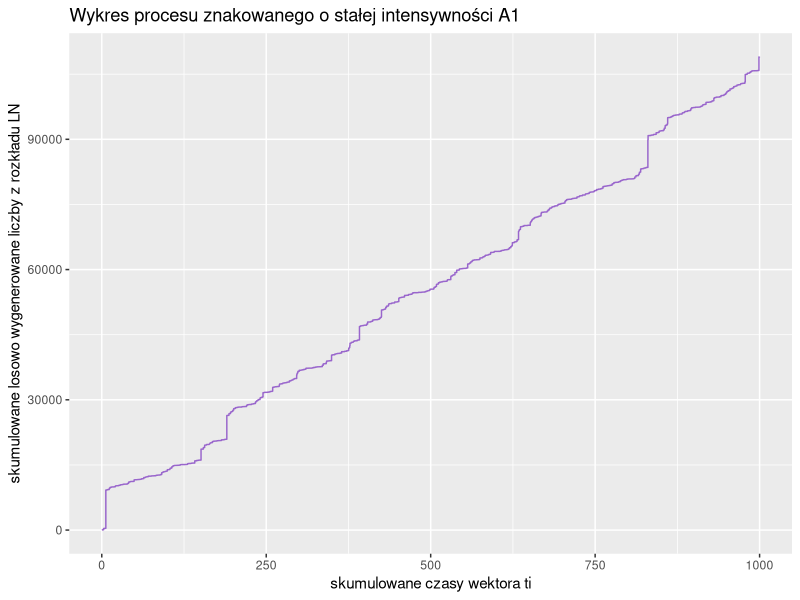
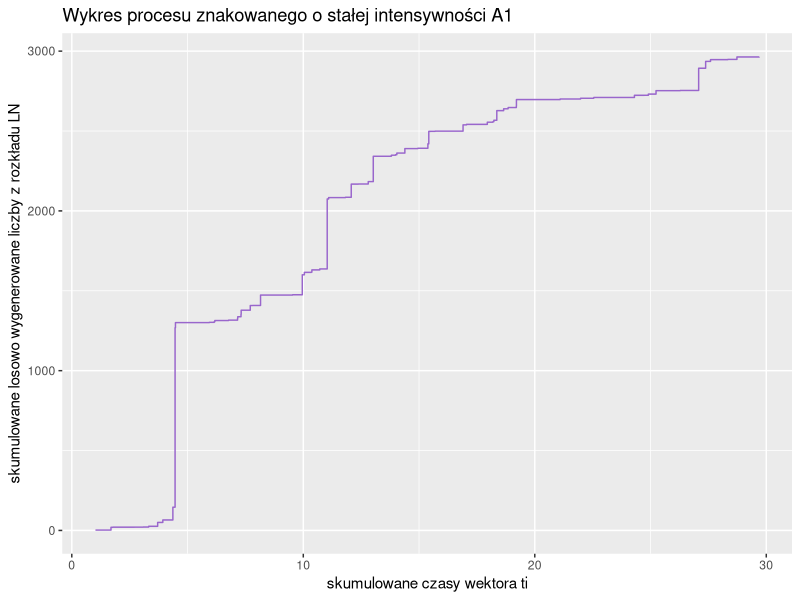
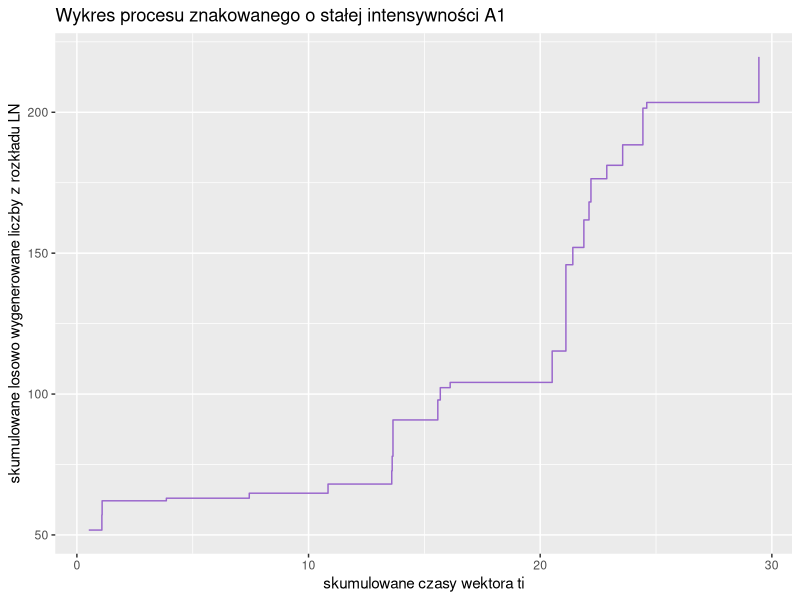
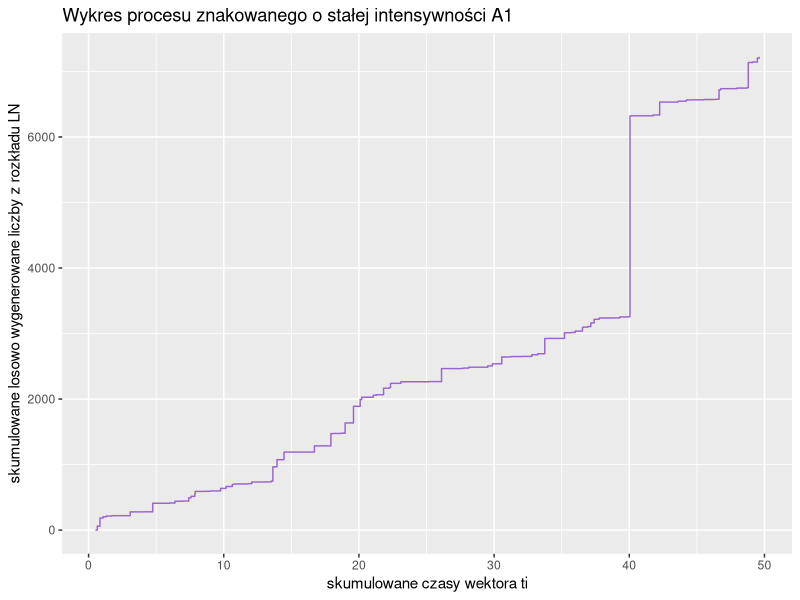
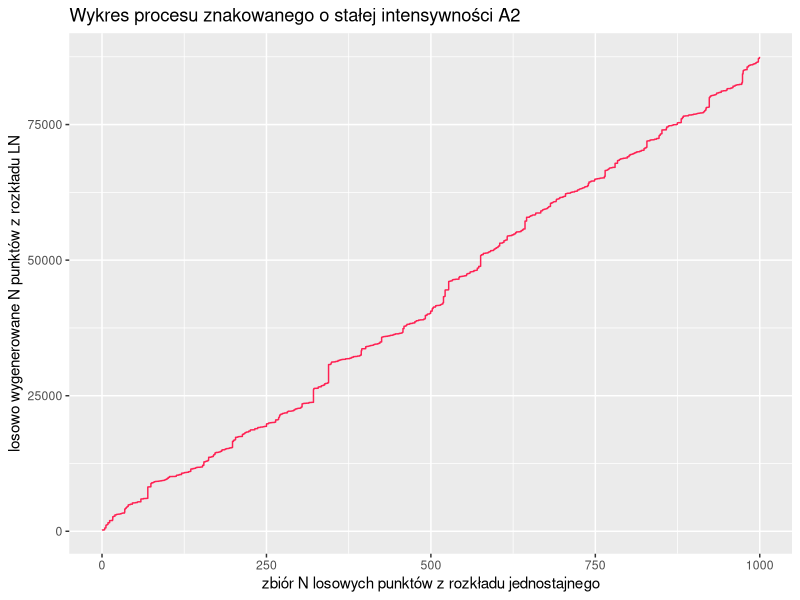
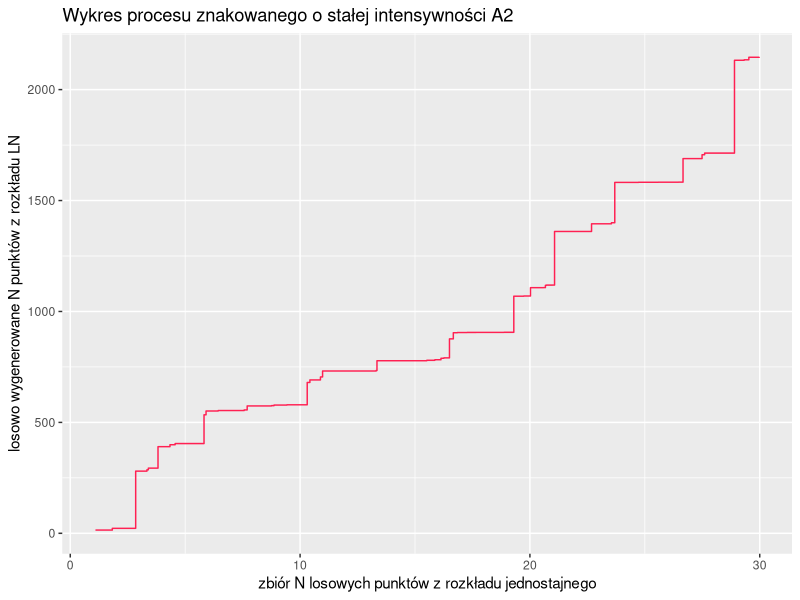
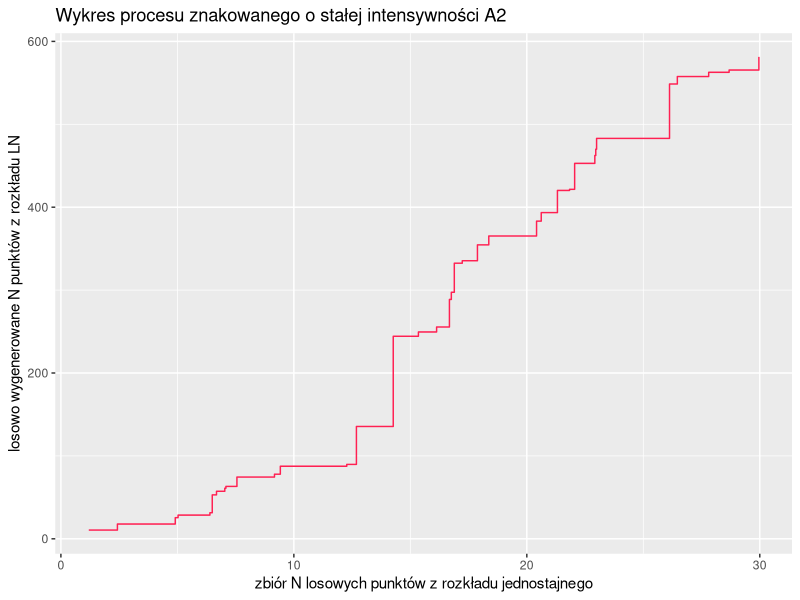
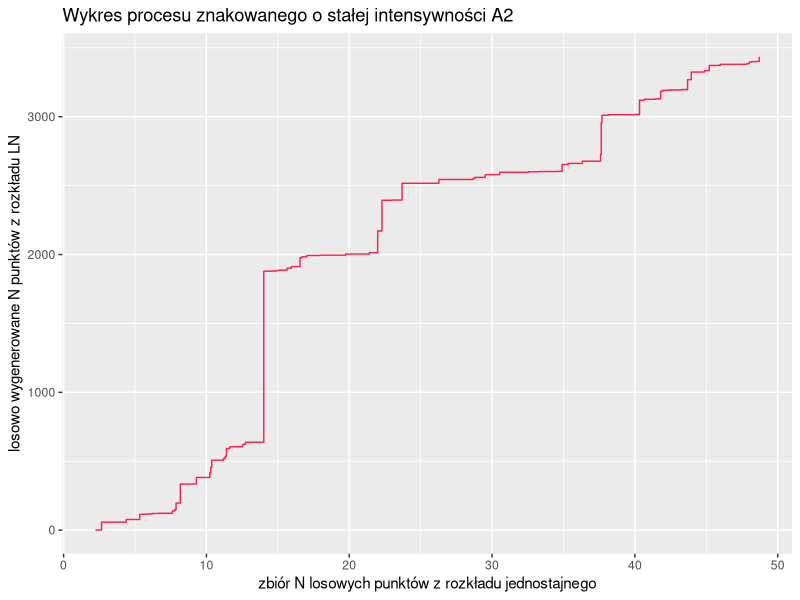

Reproduce these figures in R, in order. (Note: this script raises an error after producing the figures.)
##### WCZYTUJEMY BIBLIOTEKI #####

library(knitr)
library(xtable) 
library(ggplot2)
library(gridExtra)

##############################
##### ZADANIE 1 #####
##############################

# Stała intensywność A1
A1 <- function(t0, lambda, mu, sigma){
  ti <- c()
  while(sum(ti) <= t0){
  next_ti <- rexp(1, lambda)
  ti <- c(ti, next_ti)
  }
  ti <- head(ti, length(ti) - 1)
  punkty <- cumsum(ti)
  znaki <- cumsum(rlnorm(length(punkty), mu, sigma))
  dane_A1 <- cbind(punkty = c(0, punkty), znaki = c(0, znaki))
  plot_A1 <- ggplot(data = as.data.frame(dane_A1), aes(x = punkty, y = znaki)) + 
    geom_step(data = as.data.frame(znaki), aes(y = znaki), col = "#9966CC") + 
    xlab("skumulowane czasy wektora ti") + 
    ylab("skumulowane losowo wygenerowane liczby z rozkładu LN") +
    ggtitle("Wykres procesu znakowanego o stałej intensywności A1") 
  return(plot_A1) 
}

wykres_A1_30 <- A1(30, 2, 2, 2)
# wykres_A1_30

wykres_A1_50 <- A1(50, 2, 2, 2)
# wykres_A1_50

wykres_A1_1000 <- A1(1000, 2, 2, 2)
# wykres_A1_1000

wykres_A1_30N <- A1(30, 1, 2, 1)
# wykres_A1_30N

# Stała intensywność A2
A2 <- function(t0,lambda,mu,sigma){
  N <- rpois(1, lambda*t0)
  punkty <- runif(N, min = 0, max = t0)
  punkty <- sort(punkty)
  znaki <- cumsum(rlnorm(N, mu, sigma))
  dane_A2 <- cbind(punkty = c(0, punkty), znaki = c(0, znaki))
  plot_A2 <- ggplot(data = as.data.frame(dane_A2), aes(x = punkty, y = znaki)) + 
    geom_step(data = as.data.frame(znaki), aes(y = znaki), col = "#FF2052") +
    xlab("zbiór N losowych punktów z rozkładu jednostajnego") +
    ylab("losowo wygenerowane N punktów z rozkładu LN") +
    ggtitle("Wykres procesu znakowanego o stałej intensywności A2")
  return(plot_A2)
}

wykres_A2_30 <- A2(30, 2, 2, 2)
# wykres_A2_30

wykres_A2_50 <- A2(50, 2, 2, 2)
# wykres_A2_50

wykres_A2_1000 <- A2(1000, 2, 2, 2)
#wykres_A2_1000

wykres_A2_30N <- A2(30, 1, 2, 1)
# wykres_A2_30N

# Zmienna intensywność B1
LAMBDA <- function(t, alpha, beta){
  alpha * t^(beta)
}

LAMBDAinverse <- function(t, alpha, beta){
  (t/alpha)^(1/beta)
}

B1 <- function(t0, alpha1, beta1, mu, sigma){
  lambda_max_B1 <- LAMBDA(t0, alpha = alpha1, beta = beta1)
  N <- rpois(1, lambda_max_B1)
  punkty_j <- runif(N, min = 0, max = t0)
  punkty_j <- sort(punkty_j)
  punkty <- sapply(punkty_j, LAMBDAinverse, alpha = alpha1, beta = beta1)
  znaki <- cumsum(rlnorm(N, mu, sigma))
  dane_B1 <- cbind(punkty = c(0, punkty), znaki = c(0, znaki))
  plot_B1 <- ggplot(data = as.data.frame(dane_B1), aes(x = punkty, y = znaki)) + 
    geom_step(data = as.data.frame(znaki), aes(y = znaki), col = "#006B3C") +
    xlab("zbiór N losowych punktów z rozkładu jednostajnego") +
    ylab("losowo wygenerowane N punktów z rozkładu LN") +
    ggtitle("Wykres procesu znakowanego o zmiennej intensywności B1")
  return(plot_B1)
} 
  
wykres_B1_30 <- B1(30, 1, 3, 0, 1)
# wykres_B1_30

wykres_B1_50 <- B1(50, 1, 3, 0, 1)
# wykres_B1_50

wykres_B1_1000 <- B1(1000, 1, 3, 0, 1)
# wykres_B1_1000
 
# Zmienna intensywność B2 
lambda <- function(t, alpha, beta){
  alpha * beta * (t^(beta - 1))
}  

B2 <- function(t0, alpha, beta, mu, sigma){
  lambda_max_B2 <- lambda(t0, alpha, beta)
  N <- rpois(1, lambda_max_B2 * t0)
  punkty <- runif(N, min = 0, max = t0)
  punkty <- sort(punkty)
  u <- runif(N)
  t_delete <- c()
  for (i in 1:N){
    if(u[i] >= lambda(punkty[i], alpha, beta)/lambda_max_B2){
      t_delete <- c(t_delete, punkty[i])
    }
  }
    punkty <- punkty[! punkty %in% t_delete]
    k <- length(punkty)
    znaki <- cumsum(rlnorm(k, mu, sigma))
    dane_B2 <- cbind(punkty = c(0, punkty), znaki = c(0, znaki))
    plot_B2 <- ggplot(data = as.data.frame(dane_B2), aes(x = punkty, y = znaki)) + 
      geom_step(data = as.data.frame(znaki), aes(y = znaki), col = "#ED872D") + 
      xlab("zbiór N losowych punktów z rozkładu jednostajnego") +
      ylab("losowo wygenerowane N punktów z rozkładu LN") +
      ggtitle("Wykres procesu znakowanego o zmiennej intensywności B2")
    return(plot_B2)
}
  
wykres_B2_30 <- B2(30, 1, 3, 0, 1)
# wykres_B2_30

wykres_B2_50 <- B2(50, 1, 3, 0, 1)
# wykres_B2_50

wykres_B2_1000 <- B2(1000, 1, 3, 0, 1)
# wykres_B2_1000

# Porównanie funkcji A1, A2, B1, B2 dla parametrów 
t0 <- 30
lambda_proba <- 2
alpha_proba <- 1
beta_proba <- 1
mu_proba <- 0
sigma_proba <- 1

A1_proba <- A1(t0 = t0, lambda = lambda_proba, mu = mu_proba, sigma = sigma_proba)
A2_proba <- A2(t0 = t0, lambda = lambda_proba, mu = mu_proba, sigma = sigma_proba)
B1_proba <- B1(t0 = t0, alpha1 = alpha_proba, beta1 = beta_proba, mu = mu_proba, sigma = sigma_proba)
B2_proba <- B2(t0 = t0, alpha = alpha_proba, beta = beta_proba, mu = mu_proba, sigma = sigma_proba)

# A1_proba
# A2_proba
# B1_proba
# B2_proba

# Sprawdzamy, która funkcja jest lepsza

system.time(
  for (i in 1:100) {
    A1(30, 2, 2, 2)
  }
)

system.time(
  for (i in 1:5) {
    B1(100, 1, 3, 0, 1)
  }
)

system.time(
  for (i in 1:5) {
    B2(50, 1, 3, 0, 1)
  }
)

system.time(
  for (i in 1:5) {
    B2(100, 1, 3, 0, 1)
  }
)

# Dla każdej z funkcji postępowałam analogicznie. Nie dodawałam nowych funkcji tylko w powyżej zmieniałam parametry
# Dla funkcji B2 i t0 = 50 niestety zabrakło mi RAM (8GM), więc przesłałam ją znajomemu, który ma większą ilość RAM (64GB)
# Tak samo dla funkcji B1 i t0 = 1000 oraz B2 i t0 = 1000

t0 <- 30
lambda_proba <- 2
alpha_proba <- 1
beta_proba <- 1
mu_proba <- 0
sigma_proba <- 1

system.time(
  for (i in 1:100) {
    B2(t0 = t0, alpha = alpha_proba, beta = beta_proba, mu = mu_proba, sigma = sigma_proba)
  }
)

##############################
##### ZADANIE 2 #####
##############################

# Funkcja wyznaczająca zadany przedział ufności
pu <- function(mu, sigma, lambda, alpha, a1 = NULL){
  if (is.null(a1)){a1 <- alpha/2}
  ex <- exp(mu + (sigma^2)/2)
  ex2 <- exp(2 * mu + 2*(sigma^2))
  a <- lambda * ex + qnorm(a1) * sqrt(lambda*ex2)
  b <- lambda * ex + qnorm(1 - (alpha - a1)) * sqrt(lambda * ex2)
  if(a < 0){a <- 0}
  return(c(a, b))
}

# Funkcja wyznaczająca prawdpodobodbieństwo pokrycia
pr_p <- function(mu, sigma, lambda, alpha, M, a1 = NULL){
  if(is.null(a1)){a1 <- alpha/2}
  pu1 <- pu(mu, sigma, lambda, alpha, a1)
  w <- rep(0, M)
  for(i in 1:M){
    N <- rpois(1, lambda)
    S_N <- sum(rlnorm(N, mu, sigma))
    w[i] <- ifelse(pu1[1] < S_N & S_N < pu1[2], 1, 0)
    }
  prawd <- sum(w)/M
  return(prawd)
}

# Testujemy obydwie napisane funkcje
10 * exp(1 + (0.5^2)/2)
pu(mu = 1, sigma = 0.5, lambda = 10, alpha = 0.05, a1 = NULL)
pr_p(mu=1, sigma=0.5, lambda=10, alpha=0.05, M=50, a1=NULL)

# 1. Przedstawić dla kilku wybranych przykładowych zbiorów parametrów uzyskane wartości końców przedziału 
pu(mu = 1, sigma = 0.5, lambda = 10, alpha = 0.05, a1 = NULL)
pu(mu = 2, sigma = 0.5, lambda = 10, alpha = 0.05, a1 = NULL)
pu(mu = 5, sigma = 0.5, lambda = 10, alpha = 0.05, a1 = NULL)

pu(mu = 1, sigma = 0.3, lambda = 10, alpha = 0.05, a1 = NULL)
pu(mu = 1, sigma = 0.01, lambda = 10, alpha = 0.05, a1 = NULL)
pu(mu = 1, sigma = 0.9, lambda = 10, alpha = 0.05, a1 = NULL)

pu(mu = 1, sigma = 0.5, lambda = 10, alpha = 0.05, a1 = NULL)
pu(mu = 1, sigma = 0.5, lambda = 100, alpha = 0.05, a1 = NULL)
pu(mu = 1, sigma = 0.5, lambda = 1000, alpha = 0.05, a1 = NULL)
pu(mu = 1, sigma = 0.5, lambda = 0.01, alpha = 0.05, a1 = NULL)
# skomentować te wyniki!

# 2. Jak zmienia się prawdopodobieństwo pokrycia dla różnych parametrów
pr_p(mu = 1, sigma = 0.5, lambda = 10, alpha = 0.05, M = 50, a1 = NULL)
pr_p(mu = 2, sigma = 0.5, lambda = 10, alpha = 0.05, M = 50, a1 = NULL)
pr_p(mu = 5, sigma = 0.5, lambda = 10, alpha = 0.05, M = 50, a1 = NULL)

pr_p(mu = 1, sigma = 0.3, lambda = 10, alpha = 0.05, M = 50, a1 = NULL)
pr_p(mu = 1, sigma = 0.01, lambda = 10, alpha = 0.05, M = 50, a1 = NULL)
pr_p(mu = 1, sigma = 1, lambda = 10, alpha = 0.05, M = 50, a1 = NULL)

pr_p(mu = 1, sigma = 0.5, lambda = 10, alpha = 0.05, M = 50, a1 = NULL)
pr_p(mu = 1, sigma = 0.5, lambda = 100, alpha = 0.05, M = 50, a1 = NULL)
pr_p(mu = 1, sigma = 0.5, lambda = 1000, alpha = 0.05, M = 50, a1 = NULL)
pr_p(mu = 1, sigma = 0.5, lambda = 0.01, alpha = 0.05, M = 50, a1 = NULL)

pr_p(mu = 1, sigma = 0.5, lambda = 10, alpha = 0.2, M = 50, a1 = NULL)
pr_p(mu = 1, sigma = 0.5, lambda = 10, alpha = 0.02, M = 50, a1 = NULL)
pr_p(mu = 1, sigma = 0.5, lambda = 10, alpha = 0.3, M = 50, a1 = NULL)
pr_p(mu = 1, sigma = 0.5, lambda = 10, alpha = 0.03, M = 50, a1 = NULL)


# Wyznaczamy zależność prawdopodobieńtwa od wartości M
# W tym zadaniu zmieniałam jedynie wartości parametru M.max, funkcja zostawała ta sama, dlatego tylko jedna jest, a nie dla każdego parametru osobna
M.max <- 10000
mu.pr.m <- 1
sigma.pr.m <- 0.5
lambda.pr.m <- 10
alpha.pr.m <- 0.05

prm <- rep(0, M.max)  
 
for (i in 1:M.max){
prm[i] <- pr_p(mu = mu.pr.m,
                 sigma = sigma.pr.m,
                 lambda = lambda.pr.m,
                 alpha = alpha.pr.m,
                 M = i)
 }

daneprM <- cbind(M=c(1:M.max), pr = c(prm))
plot.pr.m <- ggplot(data = as.data.frame(daneprM), aes(x = M, y = pr))+
geom_line(color = "#E68FAC") +ylab("prawdopodobieństwo")
print(plot.pr.m)

##############################
##### ZADANIE 3 #####
##############################

# estymowane przedziały ufności 
pu_est <- function(X1, alpha, a1 = NULL){
  if(is.null(a1)){a1 <- alpha/2}
  l <- length(X1)
  mu_e <- mean(log(X1))
  sigma_e <- sd(log(X1))
  ex_e <- exp(mu_e + (sigma_e^2)/2)
  ex2_e <- exp(2*mu_e + 2*(sigma_e^2))
  a_e <- l*ex_e + qnorm(a1) * sqrt(l*ex2_e)
  b_e <- l*ex_e + qnorm(1 - (alpha - a1))* sqrt(l*ex2_e)
  return(c(a_e, b_e))
}

# estymaowane prawdopodobieństwo pokrycia
pr_p_est <- function(mu, sigma, lambda, alpha, M, a1 = NULL){
  if(is.null(a1)){a1 <- alpha/2}
  w <- rep(0, M)
  for (i in 1:M){
  while(TRUE){
    N1 <- rpois(1, lambda)
    if (N1 > 1){break}
  }
      X1 <- rlnorm(N1, mu, sigma)
      pu1_e <- pu_est(X1, alpha, a1)
      mu_e <- mean(log(X1))
      sigma_e <- sd(log(X1))
      N1 <- rpois(1, lambda)
      S_N1 <- sum(rlnorm(N1, mu_e, sigma_e))
      w[i] <- ifelse(pu1_e[1] < S_N1 & S_N1 < pu1_e[2], 1, 0)
    }
    prawd <- sum(w)/M
    return(prawd)
    }
  

# wykres zależności prawdopodobieństwa pokrycia od M
M.max <- 1000
mu.pr.m <- 1
sigma.pr.m <- 0.5
lambda.pr.m <- 10
alpha.pr.m <- 0.05

prm2 <- rep(0, M.max)  

for (i in 1:M.max){
prm2[i] <- pr_p_est(mu = mu.pr.m, sigma = sigma.pr.m, lambda = lambda.pr.m, alpha = alpha.pr.m, M = i)
}

daneprM <- cbind(M=c(1:M.max), pr = c(prm2))
plot.pr.m2 <- ggplot(data=as.data.frame(daneprM),aes(x=M,y=pr))+
geom_line(color="blue")
print(plot.pr.m2)

A <- rlnorm(10, 0, 1) 
B <- rlnorm(10, 3, 1)
C <- rlnorm(10, 1/8, 1)
D <- rlnorm(10, 1.5, 1)
E <- rlnorm(10, 0.01, 1)

pu_est(X1 = C, alpha = 0.05, a1 = NULL)
pu_est(X1 = E, alpha = 0.05, a1 = NULL)

pr_p_est(30, 0.0001, 10, alpha = 0.05, M = 100000, a1 = NULL)

# Generujemy wykres

M.max <- 10000
mu.pr.m <- 1
sigma.pr.m <- 0.5
lambda.pr.m <- 10
alpha.pr.m <- 0.05

prm2 <- rep(0, M.max)  
 
for (i in 1:M.max){
prm2[i] <- pr_p_est(mu = mu.pr.m,
                 sigma = sigma.pr.m,
                 lambda = lambda.pr.m,
                 alpha = alpha.pr.m,
                 M = i)
}

daneprM2 <- cbind(M = c(1:M.max), pr = c(prm2))
plot.pr.m2 <- ggplot(data = as.data.frame(daneprM2), aes(x = M, y = pr))+
geom_line(color = "#32CD32") +ylab("prawdopodobieństwo")
print(plot.pr.m2)

##############################
##### ZADANIE 4 #####
##############################

# Skladka_netto

hr <- function(d, s){
  lambda <- 1/mean(s)
  return(exp(-d*lambda)/lambda)
}

# Przedziały ufności 
pu_hr <- function(s, alpha, d){
  es <- mean(s)
  gSn <- es * exp(-d/es)
  gSn_prim <- ( 1 + d/es) * exp(-d/es)
  mes <- es/sqrt(length(s))
  lewy <- gSn - qnorm(1 - alpha/2) * mes * gSn_prim
  prawy <- gSn + qnorm(1 - alpha/2) * mes * gSn_prim
  if (lewy < 0){lewy <- 0}
  return(c(lewy, prawy))
  }

# PRZYPADEK 1 -  d = 1,2,3, (lambda = 1, m = 30)
# PRZYPADEK 2 - lambda = 1,2,3 (d = 1, m = 30)
# PRZYPADEK 3 - m = 30,50,100 (lambda = 1, d = 1)
# próba s zależy od lambda oraz m.
# próba dla lambda = 1, m = 30

s_1_30 <- rexp(n = 100, rate = 1)
pkt_4_d <- sapply(list(1, 1, 1), hr, s = s_1_30)
pu_4_d <- sapply(c(1, 1, 1), pu_hr, s = s_1_30, alpha=0.05)
dane_4_d <- cbind(d = c(1, 2, 3),
                  lambda = c(1, 1, 1),
                  m = c(30, 30, 30),
                  Punktowe = pkt_4_d,
                  Dolne = pu_4_d[1,],
                  Górne = pu_4_d[2,]
                  )
dane_4_d <- data.frame(dane_4_d)
colnames(dane_4_d) <- c("d","$\\lambda$","m","punktowe","dolne","górne")

# Funkcje w zadaniu 4 wykorzystywałam cały czas tą samą i jedynie zmieniałam parametry i później opisy
s_1_30 <- rexp(n=30, rate=1)
pkt_4_d <- sapply(1, hr, s=s_1_30)
pu_4_d <- sapply(1, pu_hr, s=s_1_30, alpha=0.1)
dane_4_d <- cbind(d = 1,
                  lambda = 1,
                  m = 30,
                  Punktowe = pkt_4_d,
                  Dolne = pu_4_d[1,],
                  Górne = pu_4_d[2,]
                  )
dane_4_d <- data.frame(dane_4_d)
colnames(dane_4_d) <- c("d","$\\lambda$","m","punktowe","dolne","górne")

##############################
##### ZADANIE 5 #####
##############################

# prawdopodobieństwo pokrycia
pu_hr_prawd <- function(m, lambda, d, M, alpha1){
  h_est <- exp(-d*lambda)/lambda
  w <- rep(0, M)
  for (i in 1:M){
    s1 <- rexp(m, lambda)
    pu1_e <- pu_hr(s1, alpha1, d)
    w[i] <- ifelse(pu1_e[1] < h_est & h_est < pu1_e[2], 1, 0)
    }  
  prawd <- sum(w)/M
  return(prawd)
}

M.max5 <- 1000
m_5 <- 30
lambda_5 <- 1
d_5 <- 1
alpha_5 <- c(0.01, 0.05, 0.10, 0.20, 0.50, 0.80, 0.99)

wyniki_5 <- sapply(alpha_5, pu_hr_prawd, lambda=lambda_5, d=d_5, m=m_5, M=M.max5)
dane_5 <- cbind(alpha_5, 1 - alpha_5, wyniki_5, abs(wyniki_5 - (1-alpha_5)))
colnames(dane_5)<-c("$\\alpha$","$1-\\alpha$", "prawdopodobieństwo", "różnica bezwzględna")

print(xtable(dane_5,digits = 2,
               caption = "Wyniki dla różnych poziomów ufności.",
               label = "tab:zad5:prawd"),type = "latex", table.placement = "H", include.rownames=FALSE,sanitize.text.function=function(x){x})


M.max <- 800
prm5 <- rep(0,M.max)

for (i in 1:M.max){
prm5[i] <- pu_hr_prawd(m = 30,
                      lambda = 1,
                      d = 1,
                      M = i,
                      alpha1 = 0.05
                      )
}

daneprM5 <- cbind(M=c(1:M.max), pr = c(prm5))
plot.pr.m5 <- ggplot(data=as.data.frame(daneprM5),aes(x=M,y=pr))+
geom_line(color="#0F4D92")
print(plot.pr.m5)

